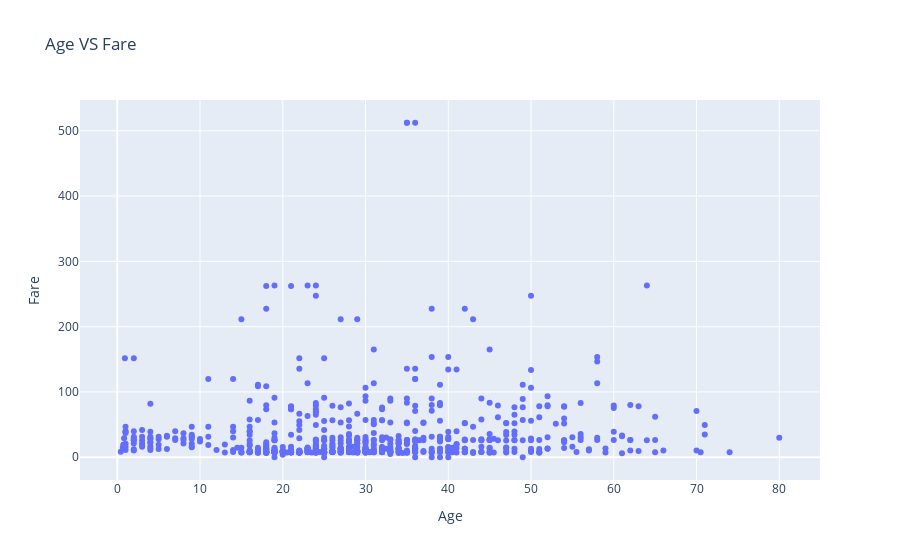

The notebook cell this image was saved under:
### Code cell
fig = go.Figure()
fig.update_layout(title="Age VS Fare",xaxis_title = 'Age',yaxis_title = 'Fare')
fig.add_trace(go.Scatter(x = titanic.age, y = titanic.fare, mode = 'markers'))

### Figure 1 — Plotly figure (JSON) as saved in the notebook; plotly's stock layout.template omitted (floating-point values rounded to 4 significant figures; data arrays with more than 128 entries replaced by an {"elided": "..."} marker saying what was removed)
{"data": [{"mode": "markers", "type": "scatter", "x": {"elided": "891 float values"}, "y": {"elided": "891 float values"}}], "layout": {"autosize": true, "title": {"text": "Age VS Fare"}, "xaxis": {"autorange": true, "range": [-4.426, 84.85], "title": {"text": "Age"}, "type": "linear"}, "yaxis": {"autorange": true, "range": [-42.28, 554.6], "title": {"text": "Fare"}, "type": "linear"}}}
